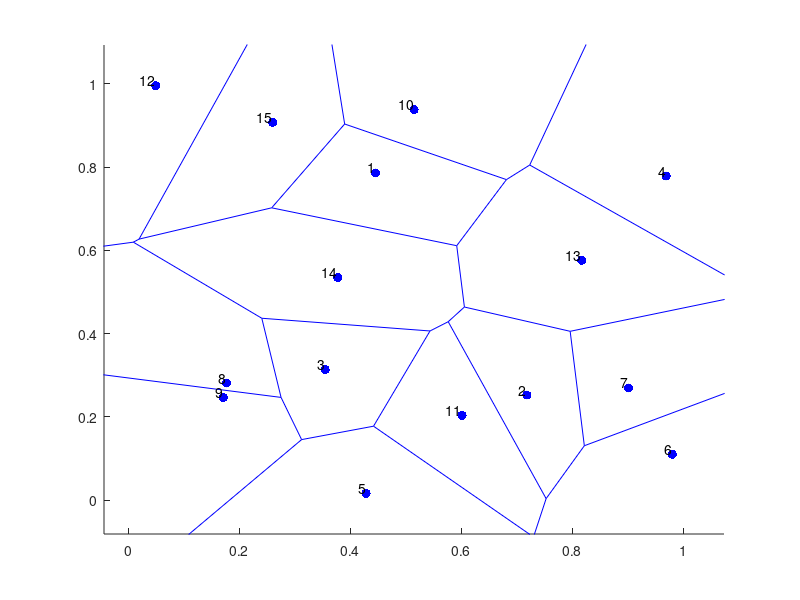

Write MATLAB code to recreate this figure.
% This code generates a Voronoi-Poisson tessellation
% A (homogeneous) Poisson point process (PPP) is created on a rectangle.
% Then the Voronoi tesselation is found using the MATLAB function[1], which
% is based on the Qhull project[2] .
% All points (or cells) of the PPP are numbered arbitrarily.
%
% Author: H.Paul Keeler, 2019
%
% [1] http://www.mathworks.com.au/help/matlab/ref/voronoin.html
% [2] http://www.qhull.org/
% [2] Osada, R., Funkhouser, T., Chazelle, B. and Dobkin. D.,
% "Shape distributions", ACM Transactions on Graphics, vol 21, issue 4,
% 2002

clearvars; close all; clc;

%Simulation window parameters
xMin=0;
xMax=1;
yMin=0;
yMax=1;
%rectangle dimensions
xDelta=xMax-xMin; %width 
yDelta=yMax-yMin; %height
areaTotal=xDelta*yDelta; %area of simulation window

%Point process parameters
lambda=10; %intensity (ie mean density) of the Poisson process

%Simulate Poisson point process
numbPoints=poissrnd(areaTotal*lambda);%Poisson number of points
xx=xDelta*(rand(numbPoints,1))+xMin;%x coordinates of Poisson points
yy=xDelta*(rand(numbPoints,1))+yMin;%y coordinates of Poisson points

xxyy=[xx(:) yy(:)]; %combine x and y coordinates
%Perform Voronoi tesseslation using built-in function
[vertexAll,cellAll]=voronoin(xxyy); %retrieve vertex information
%above command not necessary for plotting

%%%START -- Plotting section -- START%%%
figure; hold on;
%create voronoi diagram on the point pattern
voronoi(xx,yy);
%plot underlying point pattern (ie a realization of a Poisson point process)
plot(xx,yy,'b.','MarkerSize',20);
%number/label the points/cells
labels=cellstr(num2str((1:numbPoints)'));%labels correspond to their order
text(xx, yy, labels, 'VerticalAlignment','bottom', ...
    'HorizontalAlignment','right');
%%%END -- Plotting section -- END%%%
